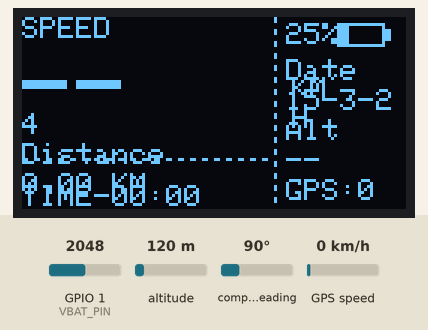
A sketch run on a simulated Seeed XIAO ESP32-S3. Shown: 128×64 one-colour display. The inputs (shaded band) are chosen by the test bench; at power-on: GPS speed 0 km/h, GPIO 1 (VBAT_PIN) = 2048, altitude 120 m, compass heading 90°. The GPS gets a fix after 3 s at 37.7749, -122.4194 with 8 satellites; what the sketch prints to the serial monitor is not drawn.

Above: at 3.2 s.
3.3 s: GPS speed set to 2 km/h
At 4.5 s:
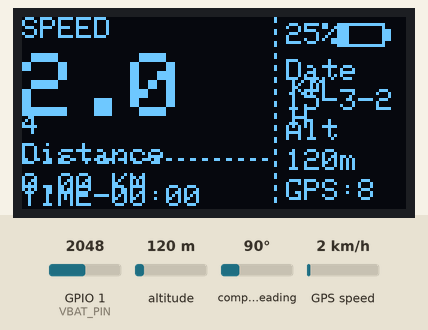
4.9 s: GPIO 1 (VBAT_PIN) set to 1973
At 5.8 s:
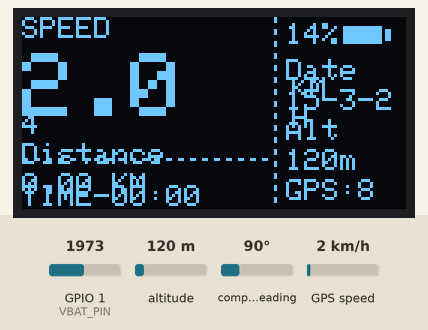
6.8 s: altitude set to 20 m
At 7.6 s:
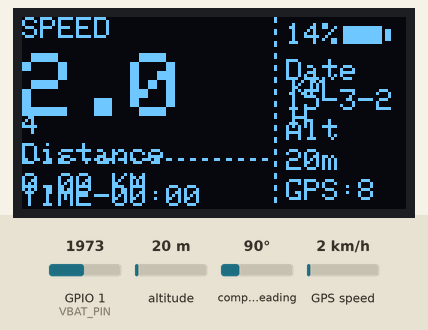
8.7 s: GPIO 1 (VBAT_PIN) set to 1228
At 10.1 s:
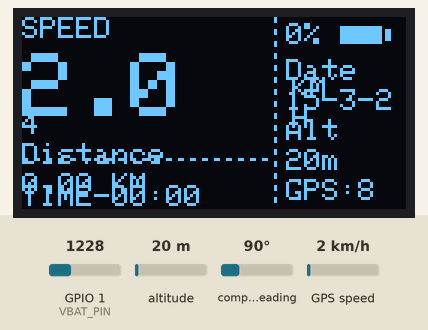
10.6 s: altitude set to 250 m
At 11.9 s:
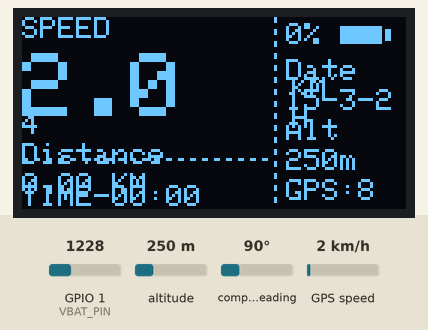
12.5 s: GPIO 1 (VBAT_PIN) set to 2866
At 13.2 s:
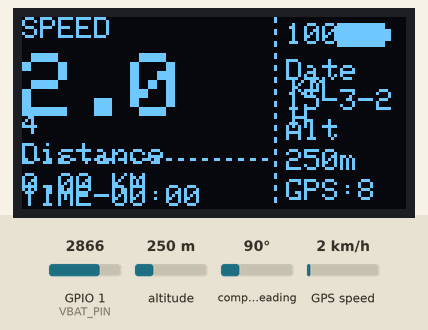
Timing chart, 0 to 15.4 s (numbered marks = the images above; inputs shaded):
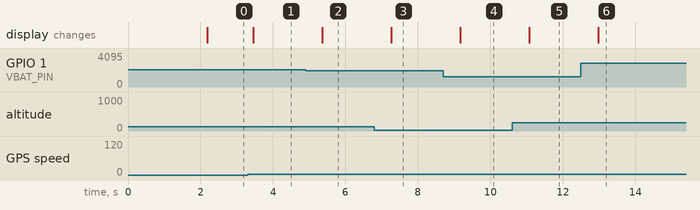

Measured:
- the behaviour switches between 0 and 1 km/h on GPS speed (found by bisection; images 0 and 1)
- the behaviour switches between 2011 and 2010 on GPIO 1 (VBAT_PIN) (found by bisection; images 1 and 2)
- after the input at 3.3 s, the display: changes after 0.16 s (image 1)
- after the input at 4.9 s, the display: changes after 0.46 s (image 2)
- after the input at 6.8 s, the display: changes after 0.47 s (image 3)
- after the input at 8.7 s, the display: changes after 0.46 s (image 4)
- after the input at 10.6 s, the display: changes after 0.48 s (image 5)
- after the input at 12.5 s, the display: changes after 0.47 s (image 6)

The sketch:

main.ino
```cpp
/*
 * GPS Bike Speedometer for XIAO ESP32-S3
 * Hardware:
 * - XIAO ESP32-S3
 * - NEO-6M GPS Module (UART)
 * - SSD1306 OLED 128x64 (I2C)
 * - 18650 Li-ion battery with voltage divider
 *
 * Connections:
 * GPS: TX->GPIO7(RX), RX->GPIO6(TX), VCC->3.3V, GND->GND
 * OLED: SCL->GPIO6, SDA->GPIO5, VCC->3.3V, GND->GND
 * Battery: Through switch to BAT pin, voltage divider to GPIO1
 */

#include <Wire.h>
#include <Adafruit_GFX.h>
#include <Adafruit_SSD1306.h>
#include <TinyGPSPlus.h>
#include <HardwareSerial.h>

// Display settings
#define SCREEN_WIDTH 128
#define SCREEN_HEIGHT 64
#define OLED_RESET -1
#define SCREEN_ADDRESS 0x3C

// Pin definitions
#define GPS_RX 7   // GPS TX connects here
#define GPS_TX 6   // GPS RX connects here
#define VBAT_PIN 1 // Battery voltage sensing (ADC)
#define SDA_PIN 5  // I2C SDA
#define SCL_PIN 6  // I2C SCL

// GPS UART (using Serial1)
HardwareSerial GPS_Serial(1);

// Objects
Adafruit_SSD1306 display(SCREEN_WIDTH, SCREEN_HEIGHT, &Wire, OLED_RESET);
TinyGPSPlus gps;

// Variables
float currentSpeed = 0.0;
float tripDistance = 0.0;
float maxSpeed = 0.0;
unsigned long tripStartTime = 0;
unsigned long elapsedTime = 0;
int batteryPercent = 0;
int satellites = 0;
float altitude = 0.0;
bool gpsValid = false;

// Previous position for distance calculation
double prevLat = 0.0;
double prevLon = 0.0;
bool firstFix = true;

void setup() {
  Serial.begin(115200);

  // Initialize I2C with custom pins
  Wire.begin(SDA_PIN, SCL_PIN);

  // Initialize display
  if(!display.begin(SSD1306_SWITCHCAPVCC, SCREEN_ADDRESS)) {
    Serial.println(F("SSD1306 allocation failed"));
    for(;;);
  }

  display.clearDisplay();
  display.setTextColor(SSD1306_WHITE);
  display.setCursor(0, 20);
  display.setTextSize(2);
  display.println(F("GPS BIKE"));
  display.setTextSize(1);
  display.setCursor(0, 45);
  display.println(F("Initializing..."));
  display.display();
  delay(2000);

  // Initialize GPS
  GPS_Serial.begin(9600, SERIAL_8N1, GPS_RX, GPS_TX);

  // Initialize trip timer
  tripStartTime = millis();

  Serial.println(F("GPS Bike Speedometer Started!"));
}

void loop() {
  // Read GPS data
  while (GPS_Serial.available() > 0) {
    char c = GPS_Serial.read();
    gps.encode(c);
  }

  // Update GPS data if valid
  if (gps.location.isUpdated()) {
    gpsValid = true;

    // Get current speed (km/h)
    currentSpeed = gps.speed.kmph();

    // Update max speed
    if (currentSpeed > maxSpeed) {
      maxSpeed = currentSpeed;
    }

    // Calculate trip distance
    if (gps.location.isValid()) {
      double lat = gps.location.lat();
      double lon = gps.location.lng();

      if (!firstFix && prevLat != 0.0 && prevLon != 0.0) {
        // Calculate distance between current and previous position
        double distKm = TinyGPSPlus::distanceBetween(prevLat, prevLon, lat, lon) / 1000.0;

        // Only add if speed > 1 km/h (filter out GPS drift when stationary)
        if (currentSpeed > 1.0 && distKm < 0.5) { // Max 500m between updates (sanity check)
          tripDistance += distKm;
        }
      }

      prevLat = lat;
      prevLon = lon;
      firstFix = false;
    }

    // Get altitude
    if (gps.altitude.isValid()) {
      altitude = gps.altitude.meters();
    }
  }

  // Get satellite count
  if (gps.satellites.isUpdated()) {
    satellites = gps.satellites.value();
  }

  // Update elapsed time
  elapsedTime = (millis() - tripStartTime) / 1000; // seconds

  // Read battery level
  batteryPercent = getBatteryPercent();

  // Update display
  updateDisplay();

  delay(500); // Update every 500ms
}

int getBatteryPercent() {
  // Read ADC (average of 10 samples)
  int sum = 0;
  for(int i = 0; i < 10; i++) {
    sum += analogRead(VBAT_PIN);
    delay(10);
  }
  float avg = sum / 10.0;

  // ESP32-S3 ADC: 0-4095 = 0-3.3V
  // Voltage divider: multiply by 2
  float voltage = (avg / 4095.0) * 3.3 * 2.0;

  // 18650 range: 4.2V (100%) to 3.0V (0%)
  if(voltage >= 4.2) return 100;
  if(voltage <= 3.0) return 0;

  int percent = ((voltage - 3.0) / (4.2 - 3.0)) * 100;
  return constrain(percent, 0, 100);
}

void updateDisplay() {
  display.clearDisplay();

  // --- LEFT SIDE ---

  // SPEED label (top left)
  display.setTextSize(1);
  display.setCursor(0, 0);
  display.print(F("SPEED"));

  // Current speed (BIG)
  display.setTextSize(3);
  display.setCursor(0, 12);
  if (gpsValid && currentSpeed > 0) {
    display.print(currentSpeed, 1);
  } else {
    display.print(F("--"));
  }

  // KM unit
  display.setTextSize(1);
  display.setCursor(90, 20);
  display.print(F("KM"));
  display.setCursor(90, 30);
  display.print(F("H"));

  // Distance
  display.setTextSize(1);
  display.setCursor(0, 42);
  display.print(F("Distance"));
  display.setTextSize(1);
  display.setCursor(0, 52);
  display.print(tripDistance, 2);
  display.print(F(" KM"));

  // Dashed divider line (vertical)
  for(int y = 0; y < 64; y += 4) {
    display.drawPixel(84, y, SSD1306_WHITE);
    display.drawPixel(84, y+1, SSD1306_WHITE);
  }

  // Horizontal dashed line below distance
  for(int x = 0; x < 84; x += 4) {
    display.drawPixel(x, 47, SSD1306_WHITE);
    display.drawPixel(x+1, 47, SSD1306_WHITE);
  }

  // --- RIGHT SIDE ---

  // Battery icon and percentage (top right)
  drawBattery(105, 0, batteryPercent);
  display.setTextSize(1);
  display.setCursor(88, 2);
  display.print(batteryPercent);
  display.print(F("%"));

  // Date
  display.setTextSize(1);
  display.setCursor(88, 14);
  display.print(F("Date"));
  display.setCursor(88, 24);
  if (gps.date.isValid()) {
    display.print(gps.date.day());
    display.print(F("-"));
    display.print(gps.date.month());
    display.print(F("-"));
    display.print(gps.date.year() % 100); // Last 2 digits of year
  } else {
    display.print(F("--"));
  }

  // Altitude
  display.setCursor(88, 34);
  display.print(F("Alt"));
  display.setCursor(88, 44);
  if (gps.altitude.isValid()) {
    display.print((int)altitude);
    display.print(F("m"));
  } else {
    display.print(F("--"));
  }

  // GPS Satellites
  display.setCursor(88, 54);
  display.print(F("GPS:"));
  display.print(satellites);

  // TIME (bottom left)
  display.setTextSize(1);
  display.setCursor(0, 56);
  display.print(F("TIME-"));

  // Format elapsed time as HH:MM
  int hours = elapsedTime / 3600;
  int minutes = (elapsedTime % 3600) / 60;
  int seconds = elapsedTime % 60;

  if (hours < 10) display.print(F("0"));
  display.print(hours);
  display.print(F(":"));
  if (minutes < 10) display.print(F("0"));
  display.print(minutes);

  display.display();
}

void drawBattery(int x, int y, int percent) {
  // Battery body (16x8 pixels)
  display.drawRect(x, y+2, 16, 8, SSD1306_WHITE);

  // Battery tip
  display.fillRect(x+16, y+4, 2, 4, SSD1306_WHITE);

  // Fill level (based on percentage)
  int fillWidth = map(percent, 0, 100, 0, 14);
  if (fillWidth > 0) {
    display.fillRect(x+1, y+3, fillWidth, 6, SSD1306_WHITE);
  }

  // Low battery warning (invert if < 20%)
  if (percent < 20) {
    display.fillRect(x, y+2, 16, 8, SSD1306_INVERSE);
  }
}
```
